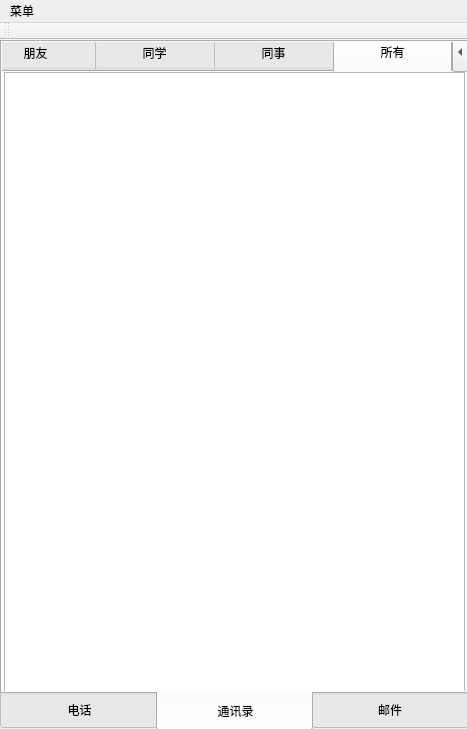
<?xml version="1.0" encoding="UTF-8"?>
<ui version="4.0">
 <class>MainWindow</class>
 <widget class="QMainWindow" name="MainWindow">
  <property name="geometry">
   <rect>
    <x>0</x>
    <y>0</y>
    <width>467</width>
    <height>729</height>
   </rect>
  </property>
  <property name="windowTitle">
   <string>通讯录</string>
  </property>
  <widget class="QWidget" name="centralWidget">
   <widget class="QTabWidget" name="tabWidget_2">
    <property name="geometry">
     <rect>
      <x>0</x>
      <y>0</y>
      <width>471</width>
      <height>691</height>
     </rect>
    </property>
    <property name="styleSheet">
     <string notr="true">QTabBar::tab{width:156}
QTabBar::tab{height:40}</string>
    </property>
    <property name="tabPosition">
     <enum>QTabWidget::South</enum>
    </property>
    <property name="currentIndex">
     <number>1</number>
    </property>
    <widget class="QWidget" name="tab_5">
     <attribute name="title">
      <string> 电话</string>
     </attribute>
     <widget class="QLabel" name="label">
      <property name="geometry">
       <rect>
        <x>1</x>
        <y>174</y>
        <width>461</width>
        <height>471</height>
       </rect>
      </property>
      <property name="text">
       <string/>
      </property>
     </widget>
     <widget class="QLabel" name="label_2">
      <property name="geometry">
       <rect>
        <x>50</x>
        <y>10</y>
        <width>361</width>
        <height>61</height>
       </rect>
      </property>
      <property name="text">
       <string>潘江湖</string>
      </property>
     </widget>
     <widget class="QPushButton" name="pushButton">
      <property name="geometry">
       <rect>
        <x>20</x>
        <y>170</y>
        <width>81</width>
        <height>81</height>
       </rect>
      </property>
      <property name="text">
       <string/>
      </property>
     </widget>
     <widget class="QPushButton" name="pushButton_2">
      <property name="geometry">
       <rect>
        <x>190</x>
        <y>170</y>
        <width>81</width>
        <height>81</height>
       </rect>
      </property>
      <property name="text">
       <string/>
      </property>
     </widget>
     <widget class="QPushButton" name="pushButton_3">
      <property name="geometry">
       <rect>
        <x>360</x>
        <y>170</y>
        <width>81</width>
        <height>81</height>
       </rect>
      </property>
      <property name="text">
       <string/>
      </property>
     </widget>
     <widget class="QPushButton" name="pushButton_4">
      <property name="geometry">
       <rect>
        <x>20</x>
        <y>270</y>
        <width>81</width>
        <height>81</height>
       </rect>
      </property>
      <property name="text">
       <string/>
      </property>
     </widget>
     <widget class="QPushButton" name="pushButton_5">
      <property name="geometry">
       <rect>
        <x>190</x>
        <y>270</y>
        <width>81</width>
        <height>81</height>
       </rect>
      </property>
      <property name="text">
       <string/>
      </property>
     </widget>
     <widget class="QPushButton" name="pushButton_6">
      <property name="geometry">
       <rect>
        <x>360</x>
        <y>270</y>
        <width>81</width>
        <height>81</height>
       </rect>
      </property>
      <property name="text">
       <string/>
      </property>
     </widget>
     <widget class="QPushButton" name="pushButton_7">
      <property name="geometry">
       <rect>
        <x>20</x>
        <y>370</y>
        <width>81</width>
        <height>81</height>
       </rect>
      </property>
      <property name="text">
       <string/>
      </property>
     </widget>
     <widget class="QPushButton" name="pushButton_8">
      <property name="geometry">
       <rect>
        <x>190</x>
        <y>365</y>
        <width>81</width>
        <height>81</height>
       </rect>
      </property>
      <property name="text">
       <string/>
      </property>
     </widget>
     <widget class="QPushButton" name="pushButton_9">
      <property name="geometry">
       <rect>
        <x>360</x>
        <y>370</y>
        <width>81</width>
        <height>81</height>
       </rect>
      </property>
      <property name="text">
       <string/>
      </property>
     </widget>
     <widget class="QPushButton" name="pushButton_10">
      <property name="geometry">
       <rect>
        <x>20</x>
        <y>470</y>
        <width>81</width>
        <height>81</height>
       </rect>
      </property>
      <property name="text">
       <string/>
      </property>
     </widget>
     <widget class="QPushButton" name="pushButton_11">
      <property name="geometry">
       <rect>
        <x>190</x>
        <y>460</y>
        <width>81</width>
        <height>81</height>
       </rect>
      </property>
      <property name="text">
       <string/>
      </property>
     </widget>
     <widget class="QPushButton" name="pushButton_12">
      <property name="geometry">
       <rect>
        <x>360</x>
        <y>470</y>
        <width>81</width>
        <height>81</height>
       </rect>
      </property>
      <property name="text">
       <string/>
      </property>
     </widget>
     <widget class="QPushButton" name="pushButton_13">
      <property name="geometry">
       <rect>
        <x>20</x>
        <y>570</y>
        <width>81</width>
        <height>81</height>
       </rect>
      </property>
      <property name="text">
       <string/>
      </property>
     </widget>
     <widget class="QPushButton" name="pushButton_14">
      <property name="geometry">
       <rect>
        <x>130</x>
        <y>565</y>
        <width>211</width>
        <height>81</height>
       </rect>
      </property>
      <property name="text">
       <string/>
      </property>
     </widget>
     <widget class="QPushButton" name="pushButton_15">
      <property name="geometry">
       <rect>
        <x>360</x>
        <y>570</y>
        <width>81</width>
        <height>81</height>
       </rect>
      </property>
      <property name="text">
       <string/>
      </property>
     </widget>
     <widget class="QLineEdit" name="lineEdit">
      <property name="geometry">
       <rect>
        <x>50</x>
        <y>70</y>
        <width>361</width>
        <height>81</height>
       </rect>
      </property>
     </widget>
    </widget>
    <widget class="QWidget" name="tab_6">
     <attribute name="title">
      <string> 通讯录</string>
     </attribute>
     <widget class="QTabWidget" name="tabWidget">
      <property name="geometry">
       <rect>
        <x>-10</x>
        <y>-10</y>
        <width>491</width>
        <height>661</height>
       </rect>
      </property>
      <property name="sizePolicy">
       <sizepolicy hsizetype="Expanding" vsizetype="Expanding">
        <horstretch>30</horstretch>
        <verstretch>30</verstretch>
       </sizepolicy>
      </property>
      <property name="layoutDirection">
       <enum>Qt::LeftToRight</enum>
      </property>
      <property name="autoFillBackground">
       <bool>false</bool>
      </property>
      <property name="styleSheet">
       <string notr="true">QTabBar::tab{width:119}
QTabBar::tab{height:40}</string>
      </property>
      <property name="currentIndex">
       <number>4</number>
      </property>
      <property name="iconSize">
       <size>
        <width>16</width>
        <height>16</height>
       </size>
      </property>
      <widget class="QWidget" name="tab">
       <attribute name="title">
        <string>亲戚</string>
       </attribute>
       <widget class="QListWidget" name="listWidget">
        <property name="geometry">
         <rect>
          <x>10</x>
          <y>0</y>
          <width>461</width>
          <height>621</height>
         </rect>
        </property>
       </widget>
      </widget>
      <widget class="QWidget" name="tab_2">
       <attribute name="title">
        <string>朋友</string>
       </attribute>
       <widget class="QListWidget" name="listWidget_2">
        <property name="geometry">
         <rect>
          <x>10</x>
          <y>0</y>
          <width>461</width>
          <height>621</height>
         </rect>
        </property>
       </widget>
      </widget>
      <widget class="QWidget" name="tab_3">
       <attribute name="title">
        <string>同学</string>
       </attribute>
       <widget class="QListWidget" name="listWidget_3">
        <property name="geometry">
         <rect>
          <x>10</x>
          <y>0</y>
          <width>461</width>
          <height>621</height>
         </rect>
        </property>
       </widget>
      </widget>
      <widget class="QWidget" name="tab_4">
       <attribute name="title">
        <string>同事</string>
       </attribute>
       <widget class="QListWidget" name="listWidget_4">
        <property name="geometry">
         <rect>
          <x>10</x>
          <y>0</y>
          <width>461</width>
          <height>621</height>
         </rect>
        </property>
       </widget>
      </widget>
      <widget class="QWidget" name="tab_8">
       <attribute name="title">
        <string>所有</string>
       </attribute>
       <widget class="QListWidget" name="listWidget_5">
        <property name="geometry">
         <rect>
          <x>10</x>
          <y>0</y>
          <width>461</width>
          <height>621</height>
         </rect>
        </property>
       </widget>
      </widget>
     </widget>
    </widget>
    <widget class="QWidget" name="tab_7">
     <attribute name="title">
      <string>邮件</string>
     </attribute>
     <widget class="QFrame" name="frame">
      <property name="geometry">
       <rect>
        <x>0</x>
        <y>-10</y>
        <width>471</width>
        <height>661</height>
       </rect>
      </property>
      <property name="frameShape">
       <enum>QFrame::StyledPanel</enum>
      </property>
      <property name="frameShadow">
       <enum>QFrame::Raised</enum>
      </property>
      <widget class="QLabel" name="label_5">
       <property name="geometry">
        <rect>
         <x>100</x>
         <y>80</y>
         <width>351</width>
         <height>41</height>
        </rect>
       </property>
       <property name="text">
        <string>18334066776@qq.com</string>
       </property>
      </widget>
      <widget class="QLabel" name="label_4">
       <property name="geometry">
        <rect>
         <x>20</x>
         <y>80</y>
         <width>71</width>
         <height>41</height>
        </rect>
       </property>
       <property name="text">
        <string>发件邮箱：</string>
       </property>
      </widget>
      <widget class="QLabel" name="label_3">
       <property name="geometry">
        <rect>
         <x>21</x>
         <y>24</y>
         <width>71</width>
         <height>41</height>
        </rect>
       </property>
       <property name="text">
        <string>收件邮箱：</string>
       </property>
      </widget>
      <widget class="QLineEdit" name="lineEdit_2">
       <property name="geometry">
        <rect>
         <x>100</x>
         <y>20</y>
         <width>331</width>
         <height>51</height>
        </rect>
       </property>
      </widget>
      <widget class="QTextEdit" name="textEdit">
       <property name="geometry">
        <rect>
         <x>20</x>
         <y>120</y>
         <width>421</width>
         <height>471</height>
        </rect>
       </property>
      </widget>
      <widget class="QPushButton" name="pushButton_16">
       <property name="geometry">
        <rect>
         <x>170</x>
         <y>600</y>
         <width>111</width>
         <height>51</height>
        </rect>
       </property>
       <property name="text">
        <string>发送</string>
       </property>
      </widget>
     </widget>
    </widget>
   </widget>
  </widget>
  <widget class="QMenuBar" name="menuBar">
   <property name="geometry">
    <rect>
     <x>0</x>
     <y>0</y>
     <width>467</width>
     <height>26</height>
    </rect>
   </property>
   <widget class="QMenu" name="menu">
    <property name="title">
     <string>菜单</string>
    </property>
    <addaction name="actionNew"/>
    <addaction name="actionSort"/>
    <addaction name="actionSearch"/>
    <addaction name="actionBirthdayReminder"/>
    <addaction name="separator"/>
    <addaction name="actionQuit"/>
    <addaction name="actionLogout"/>
    <addaction name="actionEditPassword"/>
   </widget>
   <addaction name="menu"/>
  </widget>
  <widget class="QToolBar" name="mainToolBar">
   <attribute name="toolBarArea">
    <enum>TopToolBarArea</enum>
   </attribute>
   <attribute name="toolBarBreak">
    <bool>false</bool>
   </attribute>
  </widget>
  <action name="actionNew">
   <property name="text">
    <string>新建</string>
   </property>
  </action>
  <action name="actionBirthdayReminder">
   <property name="text">
    <string>生日提醒</string>
   </property>
  </action>
  <action name="actionQuit">
   <property name="text">
    <string>退出</string>
   </property>
  </action>
  <action name="actionSort">
   <property name="text">
    <string>排序</string>
   </property>
  </action>
  <action name="actionSearch">
   <property name="text">
    <string>查找</string>
   </property>
  </action>
  <action name="actionLogout">
   <property name="text">
    <string>注销</string>
   </property>
  </action>
  <action name="actionEditPassword">
   <property name="text">
    <string>修改密码</string>
   </property>
  </action>
  <action name="action">
   <property name="text">
    <string>生日祝福</string>
   </property>
  </action>
 </widget>
 <layoutdefault spacing="6" margin="11"/>
 <resources/>
 <connections/>
</ui>
